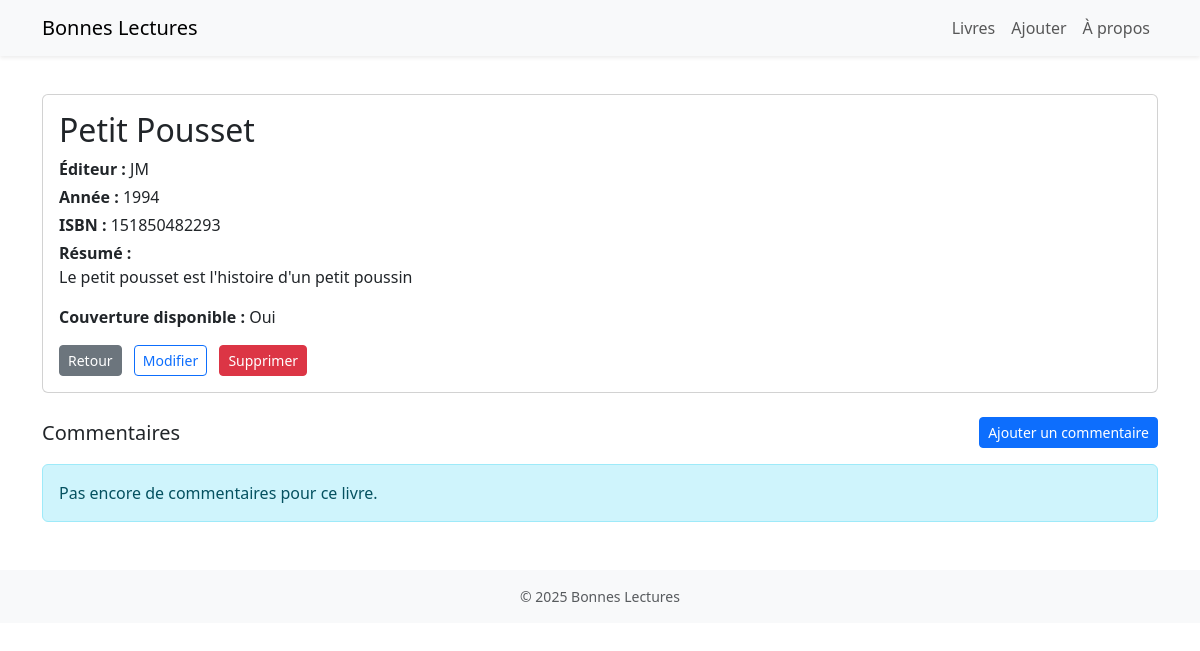
/book/4/, run on an earlier commit of the app's database.
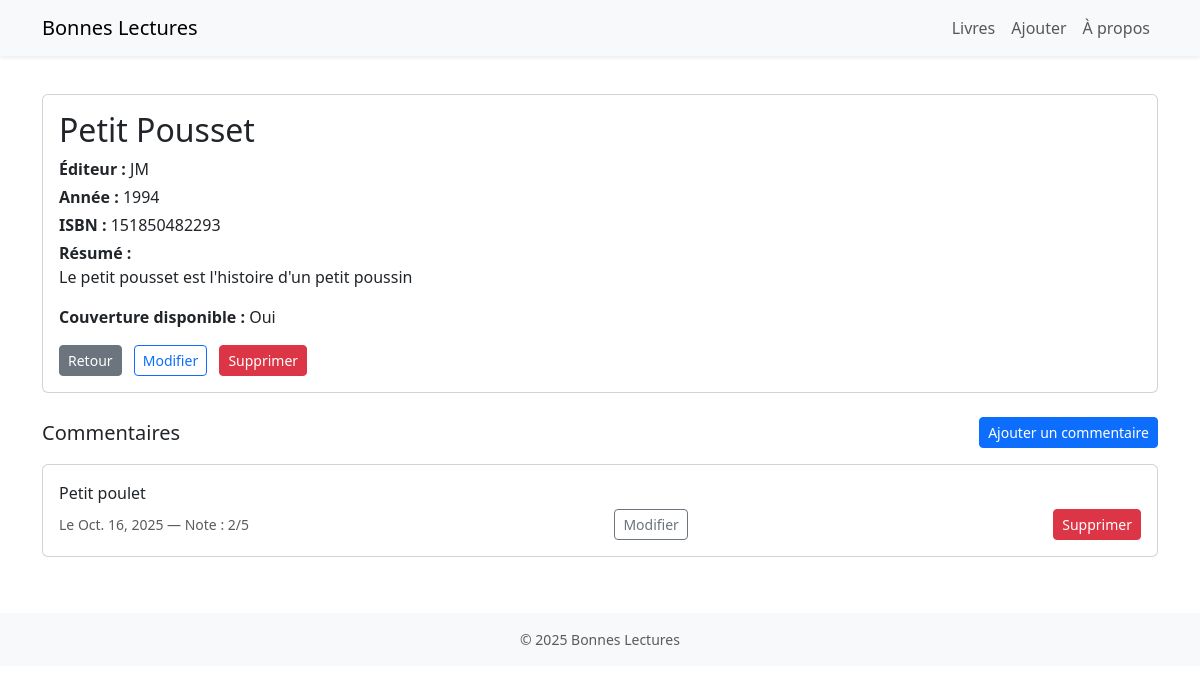
And on a later commit of the database.
### bonnes_lectures/models.py (models this page shows, shortened)
class Review(models.Model):
    book = models.ForeignKey(Book, related_name='reviews', on_delete=models.CASCADE)
    content = models.TextField()
    date = models.DateField()
    rating = models.PositiveIntegerField()

### bonnes_lectures/views.py (the view)
# urls.py: path('book/<int:id>/', views.book_detail, name='book_detail'),
def book_detail(request, id):
    book = get_object_or_404(Book, id=id)
    reviews = book.reviews.order_by('-date')
    return render(request, 'book_detail.html', {'book': book, 'reviews': reviews})

### bonnes_lectures/templates/book_detail.html (shortened to what this page needs)
{% extends 'base.html' %}
{% load django_bootstrap5 %}
{% block content %}
<div class="mt-4">
    <div class="card">
        <div class="card-body">
            <h2 class="card-title">{{ book.title }}</h2>
            <p class="mb-1"><strong>Éditeur :</strong> {{ book.publisher }}</p>
            <p class="mb-1"><strong>Année :</strong> {{ book.year }}</p>
            <p class="mb-1"><strong>ISBN :</strong> {{ book.isbn }}</p>
            <p class="mb-3"><strong>Résumé :</strong><br>{{ book.backCover }}</p>
            <p><strong>Couverture disponible :</strong> {{ book.cover|yesno:"Oui,Non" }}</p>
            <div class="mt-3">
                <a class="btn btn-secondary btn-sm me-2" href="{% url 'book_list' %}">Retour</a>
                <form action="{% url 'modify_book' book.id %}" method="post" class="d-inline">
                    <button type="submit" class="btn btn-outline-primary btn-sm me-2">Modifier</button>
                </form>
                <form action="{% url 'delete_book' book.id %}" method="post" class="d-inline" onsubmit="return confirm('Voulez-vous vraiment supprimer ce livre ?');">
                    <button type="submit" class="btn btn-danger btn-sm">Supprimer</button>
                </form>
            </div>
        </div>
    </div>
            <div class="mt-4">
                <div class="d-flex justify-content-between align-items-center mb-3">
                    <h3 class="h5 mb-0">Commentaires</h3>
                    <a class="btn btn-primary btn-sm" href="{% url 'new_review' book.id %}">Ajouter un commentaire</a>
                </div>
                {% if reviews %}
                    <div class="row">
                        {% for review in reviews %}
                            <div class="col-12 mb-2">
                                <div class="card">
                                    <div class="card-body">
                                        <p class="mb-1">{{ review.content }}</p>
                                        <div class="d-flex justify-content-between align-items-center">
                                            <div class="text-muted small">Le {{ review.date }} — Note : {{ review.rating }}/5</div>
                                            <div>
                                                <a class="btn btn-outline-secondary btn-sm" href="{% url 'modify_review' book.id review.id %}">Modifier</a>
                                            </div>
                                            <div>
                                                <form action="{% url 'delete_review' book.id review.id %}" method="post" class="d-inline" onsubmit="return confirm('Voulez-vous vraiment supprimer ce commentaire ?');">
                                                    <button type="submit" class="btn btn-danger btn-sm">Supprimer</button>
                                                </form>
                                            </div>
                                        </div>
                                    </div>
                                </div>
                            </div>
                        {% endfor %}
                    </div>
                {% else %}
                    <div class="alert alert-info">Pas encore de commentaires pour ce livre.</div>
                {% endif %}
            </div>
</div>
{% endblock %}

What changed in the data, as far as the page shows it:
added Review: content "Petit poulet", date "Oct. 16, 2025", rating "2"
Also different on the page:
text no longer shown: "Pas encore de commentaires pour ce livre."
